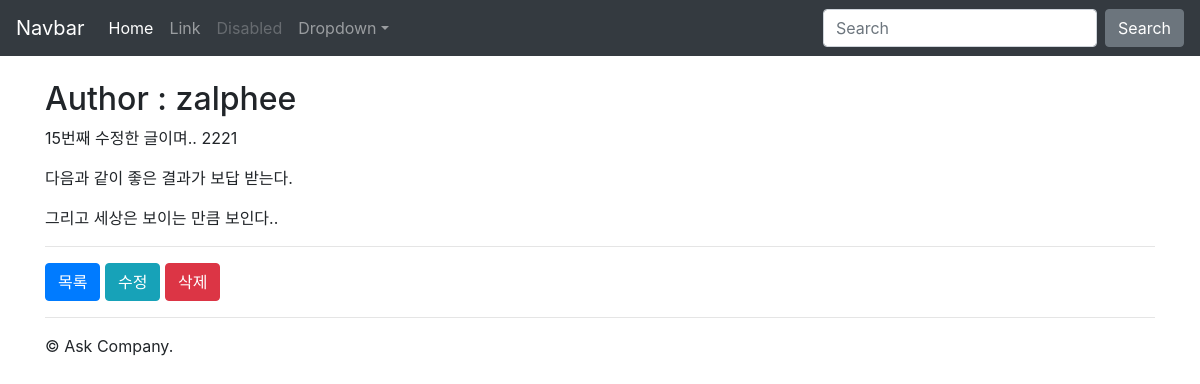
Page /instagram/13/ on the committed database.
### instagram/models.py (models this page shows, shortened)
class Post(models.Model):
    author = models.ForeignKey(settings.AUTH_USER_MODEL, on_delete=CASCADE, related_name="instagram_post_set")
    message = models.TextField(
        validators=[MinLengthValidator(10)]
    )
    photo = models.ImageField(blank=True, upload_to='instagram/post/images/%Y/%m/%d/')
    tag_set = models.ManyToManyField('Tag', blank=True)
    is_public = models.BooleanField(default=False, verbose_name='공개여부')
    created_at = models.DateTimeField(auto_now_add=True)
    updated_at = models.DateTimeField(auto_now=True)
    class Meta:
        ordering = ['-id']
    def message_length(self):
        return len(self.message)
    message_length.short_description = "메시지 글자수"

### instagram/templates/instagram/post_detail.html (shortened to what this page needs)
{% extends "instagram/layout.html" %}
{% block content %}
    <h2>Author : {{ post.author }}</h2>
    {{ post.message | linebreaks }}
    <hr>
    <a href="{% url 'instagram:post_list' %}" class="btn btn-primary">목록</a>
    <a href="{% url 'instagram:post_edit' post.pk %}" class="btn btn-info">수정</a>
    <a href="{% url 'instagram:post_delete' post.pk %}" class="btn btn-danger">삭제</a>
{% endblock content %}

### instagram/templates/instagram/layout.html (style rules this page uses)
body { padding-top: 5rem; padding-bottom: 2rem; }

### rows in the picture
Post: author "zalphee", message "15번째 수정한 글이며.. 2221 다음과 같이 좋은 결과가 보답 받는다. 그리고 세상은 보이는 만큼 보인다.."
